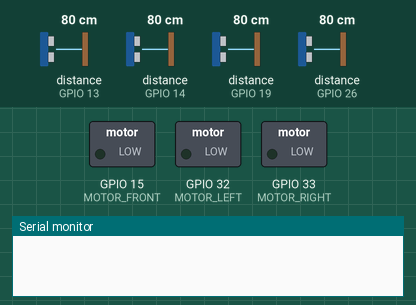
Recording of a sketch running on a simulated ESP32. Parts: switched loads named in the sketch (green lamp = pin HIGH), the last lines printed to the serial monitor. Wiring (inferred from the names in the program): 4 × ultrasonic range finder: trigger GPIO 12, echo GPIO 13 / trigger GPIO 18, echo GPIO 19 / trigger GPIO 25, echo GPIO 26 / trigger GPIO 27, echo GPIO 14. Inputs (shaded band) come from the test bench; at power-on: distance to the obstacle (sensors on GPIO 13, GPIO 14, GPIO 19, GPIO 26) 80 cm. The echo pulse lasts 58.3 µs per cm; pins used as bus, display or sensor lines are not drawn.

Above: at 0.05 s.
At 0.55 s:
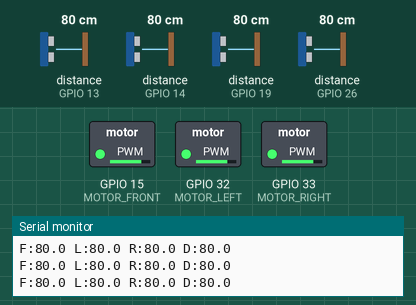
Timing chart, 0 to 3.0 s (numbered marks = the images above):
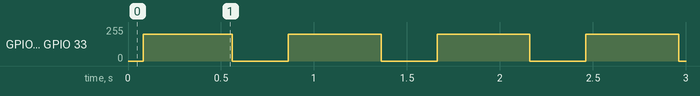

Measured:
- by itself, GPIO 15 (MOTOR_FRONT), GPIO 32 (MOTOR_LEFT), GPIO 33 (MOTOR_RIGHT): alternates 199/255 for 0.50 s and 0/255 for 0.30 s

The sketch:

main.ino
```cpp
// ============================================================
//  MODULAR SMART NAVIGATION ASSIST — ESP32 Firmware
// ============================================================


#include <Arduino.h>

// ── PIN DEFINITIONS ─────────────────────────────────────────

#define TRIG_FRONT  12
#define ECHO_FRONT  13

#define TRIG_LEFT   25
#define ECHO_LEFT   26

#define TRIG_RIGHT  27
#define ECHO_RIGHT  14

#define TRIG_STAIR  18
#define ECHO_STAIR  19

#define MOTOR_LEFT   32
#define MOTOR_RIGHT  33
#define MOTOR_FRONT  15

// ── DISTANCE THRESHOLDS ─────────────────────────────────────
#define DIST_NEAR      30
#define DIST_MEDIUM    70
#define DIST_FAR      150

#define STAIR_DROP     50

// ── TIMING ──────────────────────────────────────────────────
#define PULSE_SLOW_ON    200
#define PULSE_SLOW_OFF   600
#define PULSE_FAST_ON    150
#define PULSE_FAST_OFF   150
#define STAIR_LONG_ON    500
#define STAIR_PAUSE      300

#define SENSOR_INTERVAL  60

// ── PWM ─────────────────────────────────────────────────────
#define MOTOR_STRENGTH  200

#define CH_LEFT   0
#define CH_RIGHT  1
#define CH_FRONT  2
#define PWM_FREQ  5000
#define PWM_RES   8

enum VibeState { SILENT, SLOW_PULSE, FAST_PULSE, CONTINUOUS };

// ── GLOBALS ─────────────────────────────────────────────────
float distFront, distLeft, distRight, distStair;

unsigned long lastSensorRead = 0;
unsigned long lastPulseToggle[3] = {0,0,0};
bool pulseOn[3] = {false,false,false};

bool stairActive = false;
unsigned long stairPatternStart = 0;

// ── FUNCTIONS ───────────────────────────────────────────────

float readDistance(int trigPin, int echoPin) {
  digitalWrite(trigPin, LOW);
  delayMicroseconds(2);
  digitalWrite(trigPin, HIGH);
  delayMicroseconds(10);
  digitalWrite(trigPin, LOW);

  long duration = pulseIn(echoPin, HIGH, 30000);
  if (duration == 0) return 999;
  return duration * 0.0343 / 2;
}

VibeState getVibeState(float dist) {
  if (dist <= 0 || dist > DIST_FAR) return SILENT;
  if (dist <= DIST_NEAR) return CONTINUOUS;
  if (dist <= DIST_MEDIUM) return FAST_PULSE;
  return SLOW_PULSE;
}

void runMotor(int channel, bool on) {
  ledcWrite(channel, on ? MOTOR_STRENGTH : 0);
}

void stopAllMotors() {
  ledcWrite(CH_LEFT, 0);
  ledcWrite(CH_RIGHT, 0);
  ledcWrite(CH_FRONT, 0);
}

void handlePulse(int channel, VibeState state, unsigned long now) {
  switch(state) {
    case SILENT:
      runMotor(channel,false);
      break;

    case CONTINUOUS:
      runMotor(channel,true);
      break;

    case SLOW_PULSE:
    case FAST_PULSE: {
      unsigned long onTime  = (state == SLOW_PULSE) ? PULSE_SLOW_ON : PULSE_FAST_ON;
      unsigned long offTime = (state == SLOW_PULSE) ? PULSE_SLOW_OFF : PULSE_FAST_OFF;

      unsigned long elapsed = now - lastPulseToggle[channel];
      unsigned long limit = pulseOn[channel] ? onTime : offTime;

      if (elapsed >= limit) {
        pulseOn[channel] = !pulseOn[channel];
        runMotor(channel, pulseOn[channel]);
        lastPulseToggle[channel] = now;
      }
      break;
    }
  }
}

void runStairPattern(unsigned long now) {
  if (stairPatternStart == 0) stairPatternStart = now;

  unsigned long e = now - stairPatternStart;

  if (e < STAIR_LONG_ON) {
    runMotor(CH_LEFT,true);
    runMotor(CH_RIGHT,true);
    runMotor(CH_FRONT,true);
  }
  else if (e < STAIR_LONG_ON + STAIR_PAUSE) {
    stopAllMotors();
  }
  else if (e < 2*STAIR_LONG_ON + STAIR_PAUSE) {
    runMotor(CH_LEFT,true);
    runMotor(CH_RIGHT,true);
    runMotor(CH_FRONT,true);
  }
  else if (e < 2*STAIR_LONG_ON + 2*STAIR_PAUSE) {
    stopAllMotors();
  }
  else {
    stairPatternStart = now;
  }
}

// ── SETUP ───────────────────────────────────────────────────
void setup() {
  Serial.begin(115200);

  int trigPins[] = {12,25,27,18};
  int echoPins[] = {13,26,14,19};

  for(int i=0;i<4;i++){
    pinMode(trigPins[i], OUTPUT);
    pinMode(echoPins[i], INPUT);
  }

  ledcSetup(CH_LEFT, PWM_FREQ, PWM_RES);
  ledcSetup(CH_RIGHT, PWM_FREQ, PWM_RES);
  ledcSetup(CH_FRONT, PWM_FREQ, PWM_RES);

  ledcAttachPin(MOTOR_LEFT, CH_LEFT);
  ledcAttachPin(MOTOR_RIGHT, CH_RIGHT);
  ledcAttachPin(MOTOR_FRONT, CH_FRONT);

  stopAllMotors();
}

// ── LOOP ────────────────────────────────────────────────────
void loop() {
  unsigned long now = millis();

  if (now - lastSensorRead >= SENSOR_INTERVAL) {
    lastSensorRead = now;

    distFront = readDistance(TRIG_FRONT, ECHO_FRONT);
    distLeft  = readDistance(TRIG_LEFT,  ECHO_LEFT);
    distRight = readDistance(TRIG_RIGHT, ECHO_RIGHT);
    distStair = readDistance(TRIG_STAIR, ECHO_STAIR);

    Serial.printf("F:%.1f L:%.1f R:%.1f D:%.1f\n",
      distFront, distLeft, distRight, distStair);

    stairActive = (distStair > STAIR_DROP);
  }

  if (stairActive) {
    runStairPattern(now);
    return;
  }

  stairPatternStart = 0;

  handlePulse(CH_LEFT,  getVibeState(distLeft),  now);
  handlePulse(CH_RIGHT, getVibeState(distRight), now);
  handlePulse(CH_FRONT, getVibeState(distFront), now);
}
```
